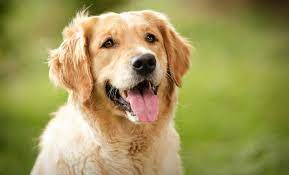
#> input picture homeworks/hw2/images/dog.jpeg, 289 x 175 px
$ python hw2_1.py   (older library calls are emulated)
#> lines starting #> are read from the running program, lines starting #| are printed output that depends on the picture
"""
Visualizing Blurring in 3D: 20 points

Michael Massone
6/5/2024
CS5330
HW 2, Part 1

Instructions:

* Download the dog.jpeg from canvas and convert it to a grey scale
image.
* Plot the original dog photo in 3D like we did in class.
* Run a 5x5 Gaussian Blur on the dog photo and plot the blurred image
in 3D.
* Run a 11x11 Gaussian Blur on the dog photo and plot the blurred
image in 3D.
* Display Your 3 (original, 5x5, 11x11) graphs at the same time to make
it easier for the TAs to grade.
* Answer the following question by adding it to the end of your code as
a comment: What do you notice about the 3D graphs as the filter size
increases?
"""

##################################################################################################
## Libraries
##################################################################################################

import sys
from pathlib import Path
import cv2
import numpy as np
import matplotlib.pyplot as plt
from mpl_toolkits.mplot3d import Axes3D
from matplotlib.gridspec import GridSpec
from PIL import Image

##################################################################################################
# Pathing
##################################################################################################

# set file paths
BASE_DIR = Path.cwd() # get working dir
IMAGE_FILENAME_1 = 'dog'
FILE_EXT = '.jpeg'
IMAGE_PATH = BASE_DIR / 'images' # path to images

print('Current working directory:', BASE_DIR)


##################################################################################################
## Functions
##################################################################################################
def show_image(image_path: Path, image_name, color_mode=0, show=False):
    '''
    Description: This function displays an image using openCV.

        https://docs.opencv.org/4.x/d4/da8/group__imgcodecs.html

    Inputs:
            image_path (Path): Path to image.
             color_mode(int)->0: openCV image colormode:
                                                     0 = grayscale (default)
                                                     1 = RGB
                                                    -1 = unchanged for original image
            image_name (str): Name for image, default is file name of image.
            show(bool)->False: If True will display image using matplotlib.

    Outputs:
            image_name (str): Image name
                   img (ndarray): cv2 image

    '''

    try:
        # Create openCV image obj
        img = cv2.imread(str(image_path), color_mode)

        # Dheck img create successfully
        if img is None:
            raise FileNotFoundError(f"No image found at {str(image_path)}.")


        # convert color channel order
        if color_mode != 0:
            img = cv2.cvtColor(img, cv2.COLOR_BGR2RGB) # cv2 (BGR) -> matplotlib (RGB)

        # display image
        if show:
            if color_mode == 0:
                plt.imshow(img, cmap='gray')
            else:
                plt.imshow(img)
            plt.title(image_name)
            plt.show()

        return  image_name, img


    except FileNotFoundError as e:
        print(e, file=sys.stderr)
        return None
    except Exception as e:
        print(f"An unexpected error occurred: {e}", file=sys.stderr)
        return None


##################################################################################################
def gaussian_filter(height, width, std_dev) -> np.array:
    '''
    Description:

        Creates a Gaussian filter.

    Parameters:

        size (int): The the number of pixels for the height/weight of the filter.
        std_dev (float): The standard deviation for the gaussian equation.

    Returns:

        filter_normed (np.array): The normalized size x size filter.
    '''

    # define a distribution
    x = np.linspace(-(width // 2), width // 2, width)
    y = np.linspace(-(height // 2), height // 2, height)
    x, y = np.meshgrid(x, y)

    # calcuate gaussian
    dist = np.sqrt(x**2 + y**2)
    filter = np.exp(-(dist**2 / (2.0 * std_dev**2)))
    # normalize
    filter_normed = filter/ np.sum(filter)

    print('gaussian filter')
    print(filter_normed)
    plt.imshow(filter_normed, cmap='gray')
    plt.colorbar()
    plt.title('Gaussian Filter')
    plt.show()
    return filter_normed


##################################################################################################
def apply_fft_filter(img, filter_mask) -> np.array:
    '''
    Description: Applies the FFT to an image, filters it in the frequency domain, and applies the inverse FFT.

    Parameters:
        img (np.array): The input image.
        filter_mask (np.array): The filter mask to apply in the frequency domain.

    Returns:
        filtered_img (np.array): The filtered image in the spatial domain.
    '''

    # Compute the FFT of the image
    fft_image = np.fft.fft2(img)
    #fft_image = cooley_tukey(img, inverse=False)

    # Shift to zero
    fft_shifted = np.fft.fftshift(fft_image)

    # Apply the filter mask by multiplying the matricies element-wise
    filtered_fft_shifted = fft_shifted * filter_mask

    # Inverse FFT to get the filtered image back in the spatial domain
    filtered_fft = np.fft.ifftshift(filtered_fft_shifted)
    filtered_img = np.fft.ifft2(filtered_fft)
    #filtered_img = cooley_tukey(filtered_fft, inverse=True)

    # Return the real part of the inverse FFT result, remove imaginary values
    return np.real(filtered_img)

##################################################################################################
# [36 lines left out: function histEqualize, not called in this run]

##################################################################################################
def normalize_image(image, alpha=0, beta=255):
    # Normalize image to range [0, 1]
    norm_image = cv2.normalize(image, None, alpha, beta, norm_type=cv2.NORM_MINMAX, dtype=cv2.CV_32F)
    return norm_image.astype(np.uint8)

def apply_filter(img, filter):
    '''
    Description: Applys a filter to an image using the zeros padding method.

    Inputs:
            img (ndarray): Grayscale image as ndarray
            filter(ndarray): Filter kernel.

    Outputs:
            filtered_img (ndarray): noised image image
    '''

    filtered_img = np.zeros_like(img)
    filter_size = len(filter)
    pad_width = filter_size // 2

    # create padded image
    padded_img = np.pad(img, pad_width=pad_width, mode='constant', constant_values=0)

    # apply filter
    for i in range(padded_img.shape[0]-(filter_size-1)):
        for j in range(padded_img.shape[1]-(filter_size-1)):
            neighborhood_matrix = padded_img[i:i+filter_size, j:j+filter_size]
            #print('loc: ', i, j)
            #print('dimensions: ', padded_img.shape)
            #print(neighborhood_matrix)
            filtered_img[i, j] = np.sum(neighborhood_matrix * filter)

    return filtered_img
##################################################################################################
# [14 lines left out: function plot_3d, not called in this run]

##################################################################################################
## Main
##################################################################################################
def main():

    ## Read in Images
    # img1
    img1_name, img1 = show_image((IMAGE_PATH / (IMAGE_FILENAME_1 + FILE_EXT)),
                                 image_name=IMAGE_FILENAME_1,
                                 color_mode=0
                                 )
#> in show_image, `img = cv2.imread(str(image_path), color_mode)`:
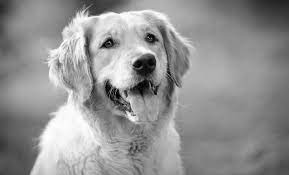
#> img: shape (175, 289); min 0, max 255, mean 147
#> img1_name = 'dog'


    ## Apply Gaussian in Frequency Domain

    # Create Guassian Filter Mask
    height, width = img1.shape
#> height = 175; width = 289
    gauss_filter_mask = gaussian_filter(height, width, std_dev=20)
#> (printed output is left out)

    # Apply Fourier Transform and Filter in Frequency Domain
    img1_gaussian_fft = apply_fft_filter(img1, gauss_filter_mask)

    # Normalize values to 0->255
    img1_gaussian_fft = normalize_image(img1_gaussian_fft)

    # Plot 3d
    #plot_3d(img1_gaussian_fft)

    # save image a .jpg using pil
    pil_img = Image.fromarray(img1_gaussian_fft)
    img_name = 'img1_gaussian_fft.jpeg'
    pil_img.save(IMAGE_PATH / img_name)


    ## Apply 5x5 Gaussian Kernel in Spatial Domain
    # Create gaussian kernel
    gauss_filter_5x5 = gaussian_filter(height=5, width=5, std_dev=3)
#> call 2 of gaussian_filter, with height = 5, width = 5, std_dev = 3
#> in gaussian_filter (call 2), `plt.show()`:
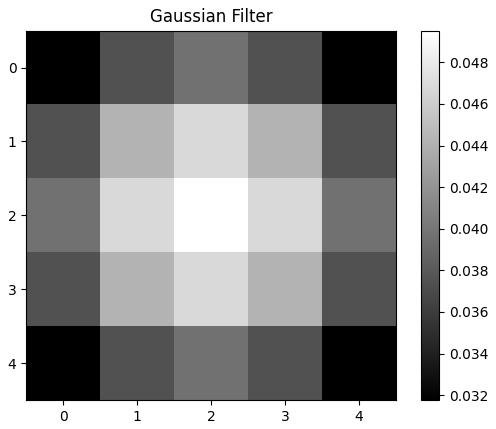
#> figure drawn by matplotlib, 2 panels

    # Apply filter
    img1_gaussian_5x5 = apply_filter(img1, gauss_filter_5x5)

    # Plot 3d
    #plot_3d(img1_gaussian_5x5)

    # save image a .jpg using pil
    pil_img = Image.fromarray(img1_gaussian_5x5)
    img_name = 'img1_gaussian_5x5.jpeg'
    pil_img.save(IMAGE_PATH / img_name)

    ## Apply 11x11 Gaussian Kernel in Spatial Domain
    # Ccreate gaussian kernel
    gauss_filter_11x11 = gaussian_filter(height=11, width=11, std_dev=3)
#> call 3 of gaussian_filter, with height = 11, width = 11, std_dev = 3
#> in gaussian_filter (call 3), `plt.show()`:
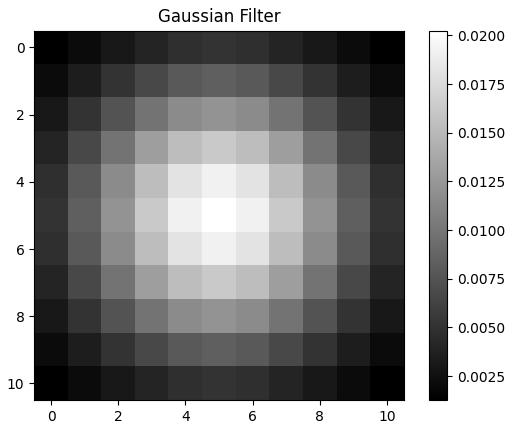
#> figure drawn by matplotlib, 2 panels

    # Apply filter
    img1_gaussian_11x11 = apply_filter(img1, gauss_filter_11x11)
#> in apply_filter (call 2), `padded_img = np.pad(img, pad_width=pad_width, mode='constant', constan..`:
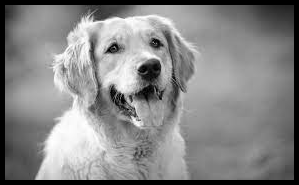
#> padded_img: shape (185, 299); min 0, max 255, mean 134.4
#> after the loop in apply_filter (call 2), `for i in range(padded_img.shape[0]-(filter_size-1)):`:
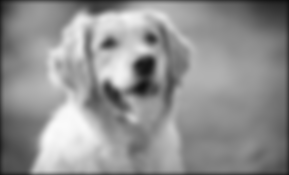
#> filtered_img: shape (175, 289); min 11, max 250, mean 144.5

    # Plot 3d
    #plot_3d(img1_gaussian_11x11)

    # save image a .jpg using pil
    pil_img = Image.fromarray(img1_gaussian_11x11)
    img_name = 'img1_gaussian_11x11.jpeg'
    pil_img.save(IMAGE_PATH / img_name)


    ## Show Images

    height, width = img1.shape

    # get pixel locations (matrix dimensions)
    x = np.linspace(start=0, stop=width, num=width, dtype=int)
#> x = 289 values from 0 to 289
    y = np.linspace(start=0, stop=height, num=height, dtype=int)
#> y = 175 values from 0 to 175

    # create 2d planes (mesh)
    X,Y = np.meshgrid(x,y)

    ## Plot
    fig, axes = plt.subplots(2, 2, subplot_kw={'projection': '3d'}, figsize=(8, 8))

    # plot each image
    axes[0][0].plot_surface(X, Y, img1, cmap='gray')
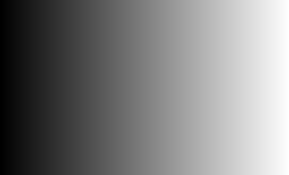
#> X: shape (175, 289) int64; min 0, max 289, mean 144; drawn with min black and max white
    #axes[0][0].axis('off')
    axes[0][0].set_title('Original Image')

    axes[0][1].plot_surface(X, Y, img1_gaussian_fft, cmap='gray')
    #axes[1][0].axis('off')
    axes[0][1].set_title('FFT Gausssian')

    axes[1][0].plot_surface(X, Y, img1_gaussian_5x5, cmap='gray')
    #axes[2][0].axis('off')
    axes[1][0].set_title('5x5 Gaussian')

    axes[1][1].plot_surface(X, Y, img1_gaussian_11x11, cmap='gray')
    #axes[3][0].axis('off')
    axes[1][1].set_title('11x11 Gaussian')


    plt.tight_layout()
    plt.savefig('images/results_pt1.png')
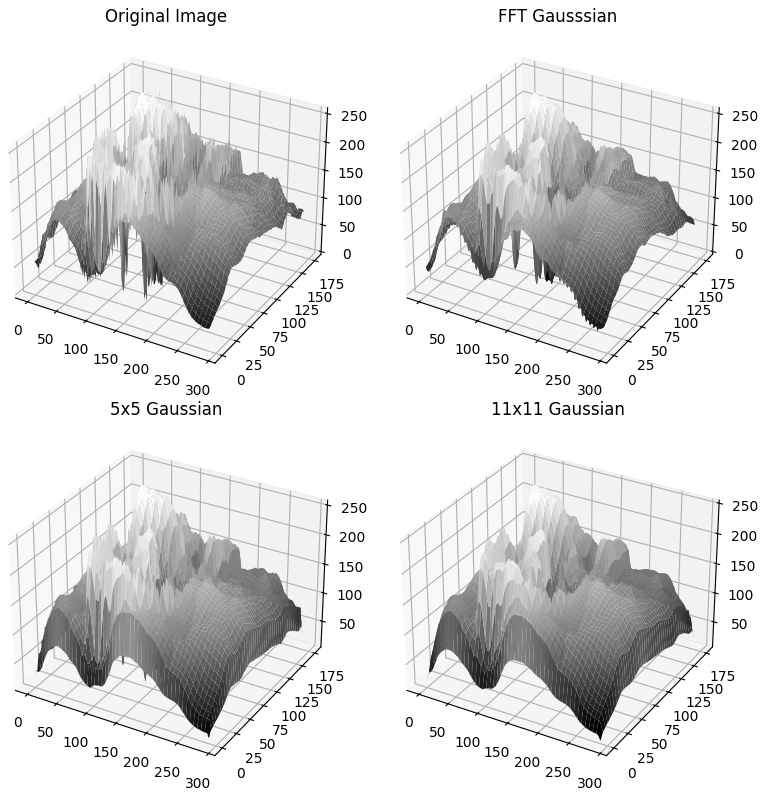
#> figure drawn by matplotlib, 4 panels
    plt.show()


    '''
    As kernel sizes increases, the resulting image is smoother with fewer local max/mins. This is a
    result of each pixel being the average of a larger number of local pixel values. When veiwed
    from the top, the smoothness of the image is less noticebale than the in the 3d representation of
    the image. This implies that the image can be smoothed without the human eye losing the ability
    to see the image clearly.
    '''


##################################################################################################
## END
##################################################################################################
if __name__ == '__main__':
    main()
